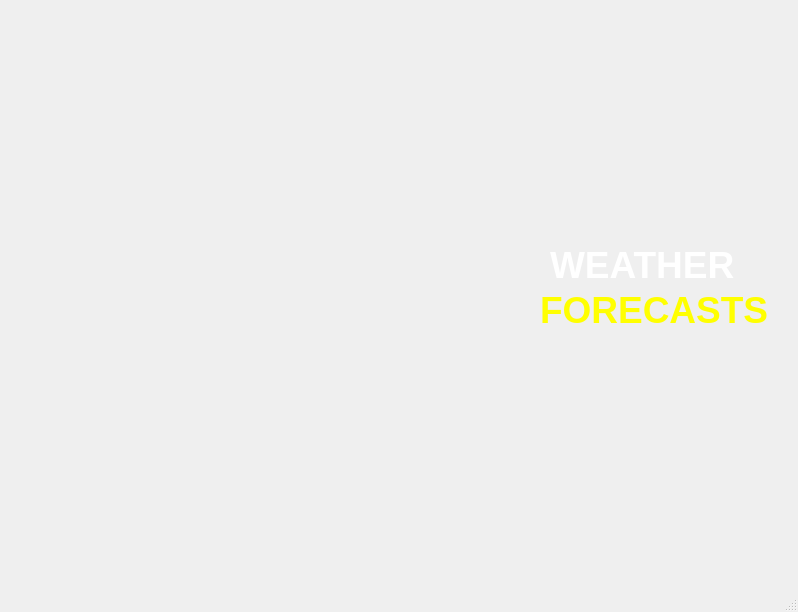
<?xml version="1.0" encoding="UTF-8"?>
<ui version="4.0">
 <class>MainWindow</class>
 <widget class="QMainWindow" name="MainWindow">
  <property name="geometry">
   <rect>
    <x>0</x>
    <y>0</y>
    <width>798</width>
    <height>612</height>
   </rect>
  </property>
  <property name="windowTitle">
   <string>MainWindow</string>
  </property>
  <widget class="QWidget" name="centralwidget">
   <widget class="QLabel" name="label">
    <property name="geometry">
     <rect>
      <x>-110</x>
      <y>-90</y>
      <width>1231</width>
      <height>801</height>
     </rect>
    </property>
    <property name="minimumSize">
     <size>
      <width>1231</width>
      <height>0</height>
     </size>
    </property>
    <property name="text">
     <string/>
    </property>
    <property name="pixmap">
     <pixmap>weather.png</pixmap>
    </property>
   </widget>
   <widget class="QLabel" name="label_2">
    <property name="geometry">
     <rect>
      <x>360</x>
      <y>0</y>
      <width>561</width>
      <height>251</height>
     </rect>
    </property>
    <property name="layoutDirection">
     <enum>Qt::LayoutDirection::LeftToRight</enum>
    </property>
    <property name="styleSheet">
     <string notr="true">image: 
url(:/images/cloud.png)</string>
    </property>
    <property name="text">
     <string/>
    </property>
   </widget>
   <widget class="QLabel" name="label_3">
    <property name="geometry">
     <rect>
      <x>550</x>
      <y>220</y>
      <width>211</width>
      <height>91</height>
     </rect>
    </property>
    <property name="text">
     <string>&lt;html&gt;&lt;head/&gt;&lt;body&gt;&lt;p&gt;&lt;span style=&quot; font-size:28pt; font-weight:700; color:#ffffff;&quot;&gt;WEATHER&lt;/span&gt;&lt;/p&gt;&lt;/body&gt;&lt;/html&gt;</string>
    </property>
   </widget>
   <widget class="QLabel" name="label_4">
    <property name="geometry">
     <rect>
      <x>540</x>
      <y>250</y>
      <width>261</width>
      <height>121</height>
     </rect>
    </property>
    <property name="text">
     <string>&lt;html&gt;&lt;head/&gt;&lt;body&gt;&lt;p&gt;&lt;span style=&quot; font-size:28pt; font-weight:700; color:#ffff00;&quot;&gt;FORECASTS&lt;/span&gt;&lt;/p&gt;&lt;/body&gt;&lt;/html&gt;</string>
    </property>
   </widget>
  </widget>
  <widget class="QMenuBar" name="menubar">
   <property name="geometry">
    <rect>
     <x>0</x>
     <y>0</y>
     <width>798</width>
     <height>18</height>
    </rect>
   </property>
  </widget>
  <widget class="QStatusBar" name="statusbar"/>
 </widget>
 <resources/>
 <connections/>
</ui>
